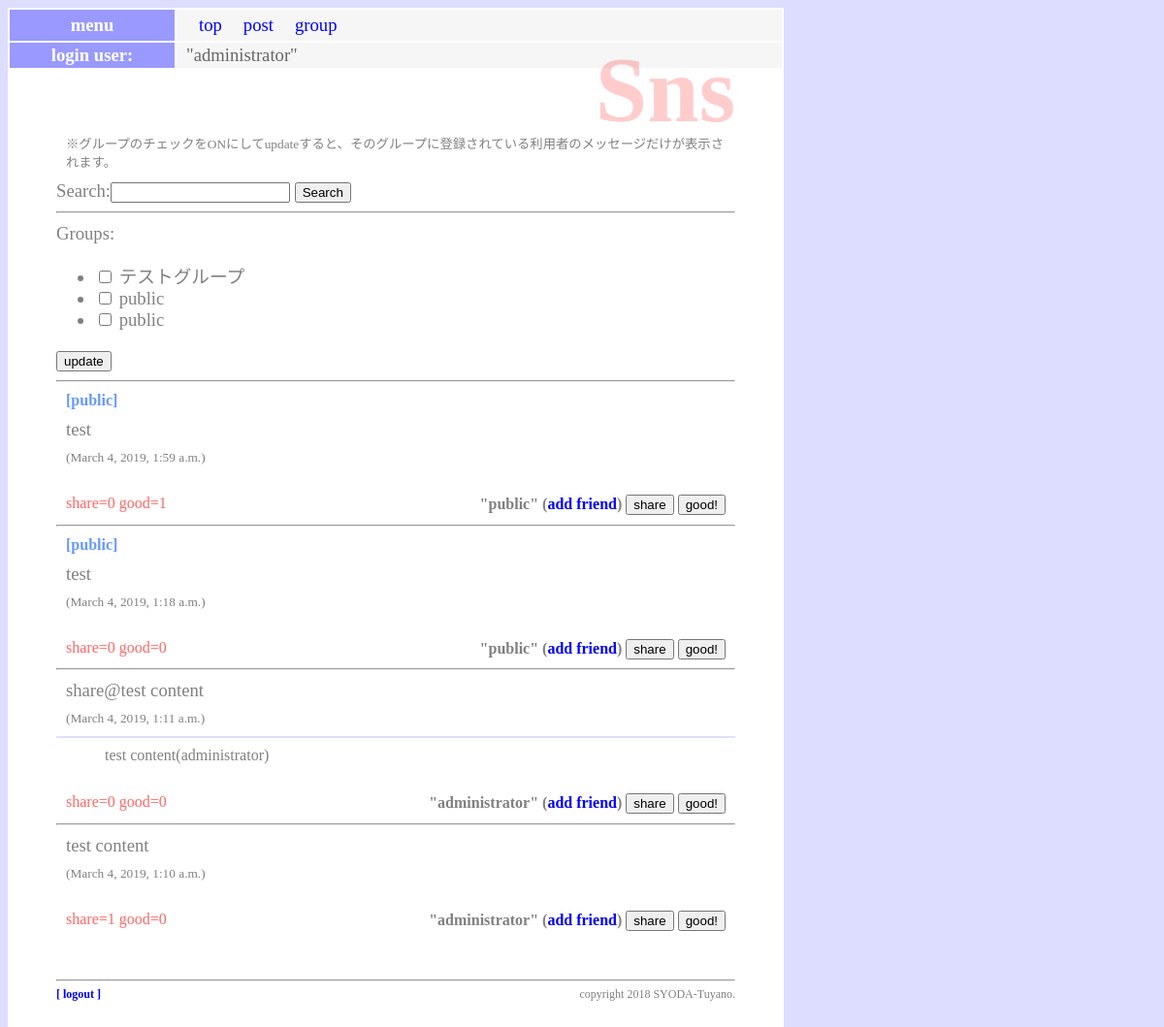
The page /sns/ (signed in) on the database as committed earlier.
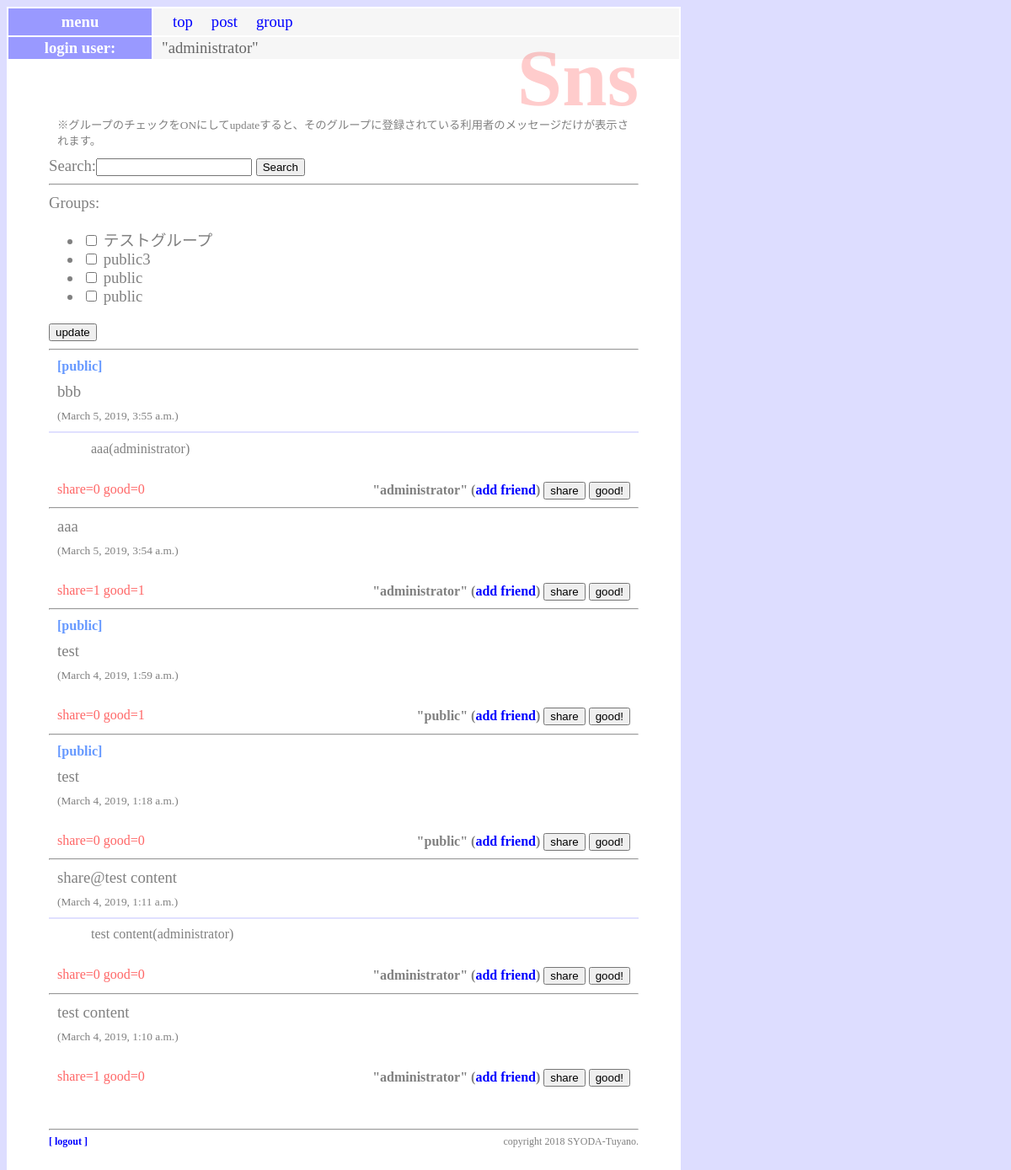
The same page on the database as committed later.
### sns/models/message.py (models this page shows)
class Message(models.Model):
    owner = models.ForeignKey(User, on_delete=models.CASCADE, \
                              related_name='message_owner')
    group = models.ForeignKey('Group', on_delete=models.CASCADE)
    content = models.TextField(max_length=1000)
    share_id = models.IntegerField(default=-1)
    good_count = models.IntegerField(default=0)
    share_count = models.IntegerField(default=0)
    pub_date = models.DateTimeField(auto_now_add=True)
    def __str__(self):
        return str(self.content) + '(' + str(self.owner) + ')'
    def get_share(self):
        return Message.objects.get(id=self.share_id)
    class Meta:
        ordering = ('-pub_date',)

### sns/views/index.py (the view)
# urls.py: path('', views.index, name="home"),
@login_required(login_url='/admin/login/')
def index(request):
    (public_user, public_group) = common.Common.get_public()
    if request.method == 'POST':
        if request.POST['mode'] == '__check_form__':
            searchform = SearchForm()
            checkform = GroupCheckForm(request.user,request.POST)
            glist = []
            for item in request.POST.getlist('groups'):
                glist.append(item)
            messages = common.Common.get_your_group_message(request.user, \
                    glist, None)
        if request.POST['mode'] == '__search_form__':
            searchform = SearchForm(request.POST)
            checkform = GroupCheckForm(request.user)
            gps = Group.objects.filter(owner=request.user)
            glist = [public_group]
            for item in gps:
                glist.append(item)
            messages = common.Common.get_your_group_message(request.user, glist, \
                    request.POST['search'])
    else:
        searchform = SearchForm()
        checkform = GroupCheckForm(request.user)
        gps = Group.objects.filter(owner=request.user)
        glist = [public_group]
        for item in gps:
            glist.append(item)
        messages = common.Common.get_your_group_message(request.user, glist, None)
    params = {
            'login_user':request.user,
            'contents':messages,
            'check_form':checkform,
            'search_form':searchform,
        }
    return render(request, 'sns/index.html', params)

### sns/forms.py
class GroupCheckForm(forms.Form):
    def __init__(self, user, *args, **kwargs):
        super(GroupCheckForm, self).__init__(*args, **kwargs)
        public = User.objects.filter(username='public').first()
        self.fields['groups'] = forms.MultipleChoiceField(
            choices=[(item.title, item.title) for item in \
                 Group.objects.filter(owner__in=[user,public])],
            widget=forms.CheckboxSelectMultiple(),
        )

class SearchForm(forms.Form):
    search = forms.CharField(max_length=100)

### sns/models/group.py (called while the page is built)
    def __str__(self):
        return self.title

### sns/views/common.py (called while the page is built)
    @staticmethod
    def get_public():
        public_user = User.objects.filter(username='public').first()
        public_group = Group.objects.filter \
                (owner=public_user).first()
        return (public_user, public_group)

### sns/templates/sns/index.html (shortened to what this page needs)
{% extends 'sns/layout.html' %}
{% block header %}
<h1>Sns</h1>
<p class="caption">※グループのチェックをONにしてupdateすると、そのグループに登録されている利用者のメッセージだけが表示されます。</p>
{% endblock %}
{% block content %}
<form action="{% url 'sns:index' %}" method="post">
{{search_form}}
<button>Search</button>
</form>
<hr>
<form action="{% url 'sns:index' %}" method="post">
{{check_form}}
<button>update</button>
</form>
{% for item in contents %}
<hr>
<p class="message_public">
{% if item.group.title == 'public' %}
[public]
{% endif %}</p>
<p class="message_content">{{item.content}}</p>
<p class="message_date"> ({{item.pub_date}})</p>
{% if item.share_id > 0 %}
    <hr class="share_line">
    <p class="share_item_content">{{item.get_share}}</P>
{% endif %}
<p class="message_owner">
    <span class="message_counter">share={{item.share_count}} good={{item.good_count}}</span>
    "{{item.owner}}" (<a href="{% url 'sns:add' %}?name={{item.owner}}">add friend</a>)
    <a href="{% url 'sns:share' item.id %}"><button>share</button></a>
    <a href="{% url 'sns:good' item.id %}"><button>good!</button></a>
</p>
{% endfor %}
{% endblock %}

### sns/templates/sns/layout.html (shortened to what this page needs)
{% load static %}
<!doctype html>
<html lang="ja">
<head>
    <link rel="stylesheet" type="text/css"
        href="{% static 'sns/style.css' %}" />
</head>
<body>
    <div class="body_content">
    <div class="body_content_inner">
        <table class="login_table" width="100%">
        <tr><th width="150px">menu</th><td>
        <table class="login_table_inner">
        <tr>
        <td><a href="{% url 'sns:index' %}">top</a></td>
        <td><a href="{% url 'sns:post' %}">post</a></td>
        <td><a href="{% url 'sns:groups' %}">group</a></td>
        </tr>
        </table>
        </td></tr>
        <tr><th width="150px">login user:</th><td>"{{login_user}}"</td></tr>
        </table>
        <div class="header">{% block header %}{% endblock %}</div>
        <div class="content">{% block content %}{% endblock %}</div>
        <div class="footer">
        <hr>
        <div>
        <span style="float:left;font-weight:bold;"><a href="/admin/logout?next=/sns/">[ logout ]</a></span>
        <span style="float:right">copyright 2018 SYODA-Tuyano.</span>
        </div>
        </div>
    </div>
    </div>
</body>
</html>

### sns/static/sns/style.css (style rules this page uses)
body { background-color:#ddf; color:gray; font-size:14pt; }
.body_content { width:800px; background-color:white; }
.body_content_inner { padding:50px; }
h1 { color:red; opacity:0.2; font-size:72pt; margin-top:0px; margin-bottom:0px; text-align:right; line-height: 70px; }
p { margin:10px; }
a { color:blue; text-decoration: none; }
table { margin:10px; font-size:14pt; }
table tr th { background-color:#99f; color:white; padding:2px 10px; border-size:2px; }
table tr td { background-color:#f6f6f6; color:#666; padding:2px 10px; border-size:2px; }
.footer { font-size:9pt; margin-top:50px; margin-bottom:100px; }
.login_table { position: fixed; left:0px; top:0px; width:800px; margin:8px; }
.login_table_inner { padding:1px; margin:0px; }
.login_table_inner tr td { padding:0px 10px; margin:0px; }
.caption { font-size:10pt; }
.message_date { text-align:left; font-size:10pt; }
.message_owner { text-align:right; font-size:12pt; font-weight:bold; margin:30px 10px 0px 10px; }
.message_public { font-size:12pt; font-weight:bold; color:#69f; }
.message_counter { float:left; font-weight:normal; font-size:12pt; color:#f66; }
.share_line { border: 1px solid #e0e0ff; }
.share_item_content { margin:0px 50px; font-size:12pt; }

Rows that differ between the two databases and show on the page:
added Message: shows "[public]", content "bbb", pub_date "March 5, 2019, 3:55 a.m.", get_share "aaa(administrator)", share_count "0", good_count "0", owner "administrator"
added Message: content "aaa", pub_date "March 5, 2019, 3:54 a.m.", share_count "1", good_count "1", owner "administrator"
Other text that changed with them:
form field groups: "☐ ☐ ☐" → "☐ ☐ ☐ ☐"
text no longer shown: "Groups: テストグループ public public"
text now shown: "Groups: テストグループ public3 public public"
